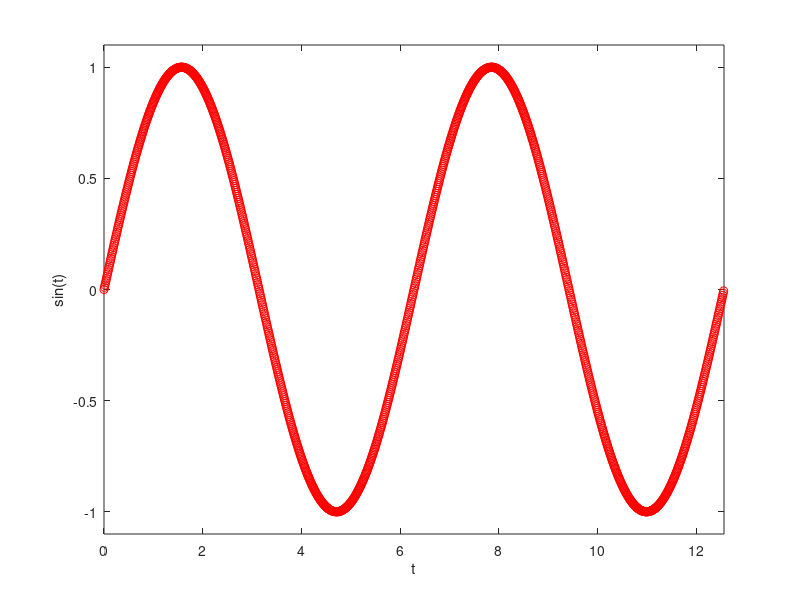

Write the MATLAB code that produced this figure.
%% Basic script to plot a sine curve

myfig = figure()

t = 0:0.01:4*pi;

plot(t, sin(t), 'ro')
axis([0 4*pi -1.1 1.1])
xlabel('t')
ylabel('sin(t)')

saveas(myfig, './plots/sin_graph.png')
